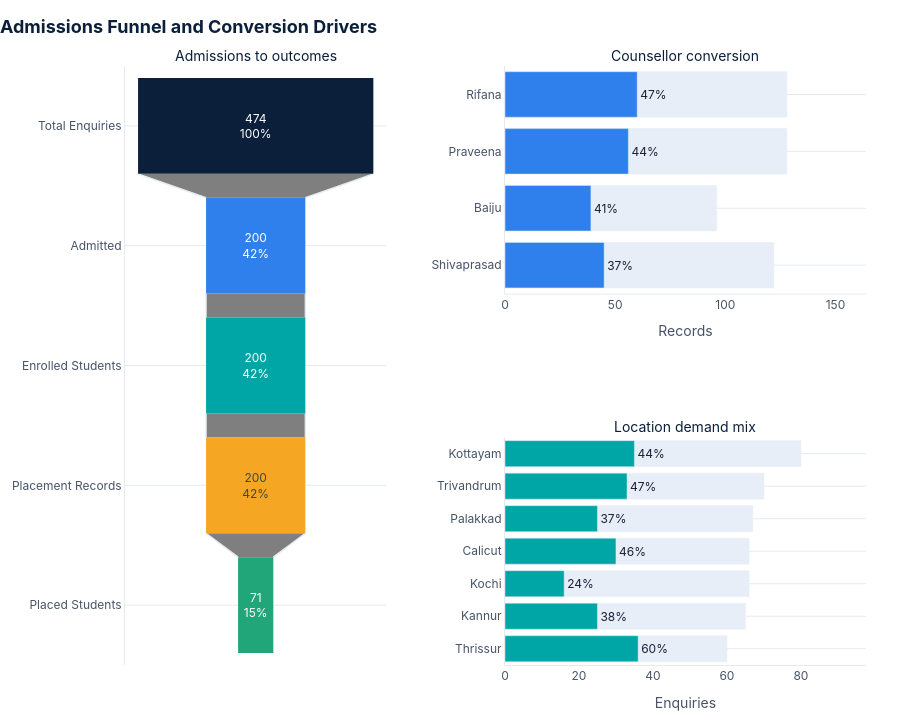

The cell this chart's notebook holds for it:
### Markdown cell above
## B. Admissions Funnel

### Code cell
section_title("B. Admissions Funnel", "Lead quality, counsellor productivity and location performance")

enrolled_ids = set(students["student_id"].dropna())
admitted_ids = set(admission.loc[admission["status"].eq("Admitted"), "student_id"].dropna())

funnel = pd.DataFrame({
    "Stage": ["Total Enquiries", "Admitted", "Enrolled Students", "Placement Records", "Placed Students"],
    "Count": [len(admission), admitted_count, len(enrolled_ids), len(placement), placed_count],
})
funnel["Conversion vs Previous"] = (funnel["Count"] / funnel["Count"].shift(1) * 100).fillna(100).round(1)

counsellor = (
    admission.assign(is_admitted=admission["status"].eq("Admitted").astype(int))
    .groupby("attended_by", as_index=False)
    .agg(Enquiries=("admission_id", "count"), Admitted=("is_admitted", "sum"))
)
counsellor["Conversion"] = (counsellor["Admitted"] / counsellor["Enquiries"] * 100).round(1)
counsellor = counsellor.sort_values("Conversion", ascending=True)

location = (
    admission.assign(is_admitted=admission["status"].eq("Admitted").astype(int))
    .groupby("location", as_index=False)
    .agg(Enquiries=("admission_id", "count"), Admitted=("is_admitted", "sum"))
)
location["Pending"] = location["Enquiries"] - location["Admitted"]
location["Conversion"] = (location["Admitted"] / location["Enquiries"] * 100).round(1)
location = location.sort_values("Enquiries", ascending=True)

fig = make_subplots(
    rows=2, cols=2,
    specs=[[{"type": "funnel", "rowspan": 2}, {"type": "xy"}], [None, {"type": "xy"}]],
    column_widths=[0.42, 0.58],
    row_heights=[0.50, 0.50],
    horizontal_spacing=0.16,
    vertical_spacing=0.24,
    subplot_titles=["Admissions to outcomes", "Counsellor conversion", "Location demand mix"],
)

fig.add_trace(go.Funnel(
    y=funnel["Stage"],
    x=funnel["Count"],
    textinfo="value+percent initial",
    marker=dict(color=[THEME["navy"], THEME["blue"], THEME["teal"], THEME["amber"], THEME["green"]]),
    connector=dict(line=dict(color=THEME["line"], width=1.4)),
    hovertemplate="<b>%{y}</b><br>Count: %{x:,}<extra></extra>",
    showlegend=False,
), row=1, col=1)

fig.add_trace(go.Bar(
    y=counsellor["attended_by"],
    x=counsellor["Enquiries"],
    orientation="h",
    name="Enquiries",
    marker_color="#E8EEF7",
    hovertemplate="<b>%{y}</b><br>Enquiries: %{x:,}<extra></extra>",
    showlegend=False,
), row=1, col=2)
fig.add_trace(go.Bar(
    y=counsellor["attended_by"],
    x=counsellor["Admitted"],
    orientation="h",
    name="Admitted",
    marker_color=THEME["blue"],
    text=counsellor["Conversion"].map(lambda x: f"{x:.0f}%"),
    textposition="outside",
    hovertemplate="<b>%{y}</b><br>Admitted: %{x:,}<br>Conversion: %{text}<extra></extra>",
    showlegend=False,
), row=1, col=2)

fig.add_trace(go.Bar(
    y=location["location"],
    x=location["Enquiries"],
    orientation="h",
    name="Total enquiries",
    marker_color="#E8EEF7",
    hovertemplate="<b>%{y}</b><br>Total enquiries: %{x:,}<extra></extra>",
    showlegend=False,
), row=2, col=2)
fig.add_trace(go.Bar(
    y=location["location"],
    x=location["Admitted"],
    orientation="h",
    name="Admitted",
    marker_color=THEME["teal"],
    text=location["Conversion"].map(lambda x: f"{x:.0f}%"),
    textposition="outside",
    hovertemplate="<b>%{y}</b><br>Admitted: %{x:,}<br>Conversion: %{text}<extra></extra>",
    showlegend=False,
), row=2, col=2)

fig.update_layout(barmode="overlay")
fig.update_annotations(font=dict(size=14, color=THEME["navy"], family="Inter, Segoe UI, Arial"))
fig.update_xaxes(title_text="Records", range=[0, counsellor["Enquiries"].max() * 1.28], row=1, col=2)
fig.update_xaxes(title_text="Enquiries", range=[0, location["Enquiries"].max() * 1.22], row=2, col=2)
fig.update_yaxes(automargin=True, row=1, col=1)
fig.update_yaxes(automargin=True, row=1, col=2)
fig.update_yaxes(automargin=True, row=2, col=2)
style_fig(fig, "Admissions Funnel and Conversion Drivers", height=720, showlegend=False).show()

### Figure 1 — Plotly figure (JSON) as saved in the notebook; plotly's stock layout.template omitted (floating-point values rounded to 4 significant figures)
{"data": [{"connector": {"line": {"color": "#E6EAF0", "width": 1.4}}, "hovertemplate": "<b>%{y}</b><br>Count: %{x:,}<extra></extra>", "marker": {"color": ["#0B1F3A", "#2F80ED", "#00A6A6", "#F5A623", "#21A67A"]}, "showlegend": false, "textinfo": "value+percent initial", "type": "funnel", "x": [474, 200, 200, 200, 71], "xaxis": "x", "y": ["Total Enquiries", "Admitted", "Enrolled Students", "Placement Records", "Placed Students"], "yaxis": "y"}, {"hovertemplate": "<b>%{y}</b><br>Enquiries: %{x:,}<extra></extra>", "marker": {"color": "#E8EEF7"}, "name": "Enquiries", "orientation": "h", "showlegend": false, "type": "bar", "x": [122, 96, 128, 128], "xaxis": "x2", "y": ["Shivaprasad", "Baiju", "Praveena", "Rifana"], "yaxis": "y2"}, {"hovertemplate": "<b>%{y}</b><br>Admitted: %{x:,}<br>Conversion: %{text}<extra></extra>", "marker": {"color": "#2F80ED"}, "name": "Admitted", "orientation": "h", "showlegend": false, "text": ["37%", "41%", "44%", "47%"], "textposition": "outside", "type": "bar", "x": [45, 39, 56, 60], "xaxis": "x2", "y": ["Shivaprasad", "Baiju", "Praveena", "Rifana"], "yaxis": "y2"}, {"hovertemplate": "<b>%{y}</b><br>Total enquiries: %{x:,}<extra></extra>", "marker": {"color": "#E8EEF7"}, "name": "Total enquiries", "orientation": "h", "showlegend": false, "type": "bar", "x": [60, 65, 66, 66, 67, 70, 80], "xaxis": "x3", "y": ["Thrissur", "Kannur", "Kochi", "Calicut", "Palakkad", "Trivandrum", "Kottayam"], "yaxis": "y3"}, {"hovertemplate": "<b>%{y}</b><br>Admitted: %{x:,}<br>Conversion: %{text}<extra></extra>", "marker": {"color": "#00A6A6"}, "name": "Admitted", "orientation": "h", "showlegend": false, "text": ["60%", "38%", "24%", "46%", "37%", "47%", "44%"], "textposition": "outside", "type": "bar", "x": [36, 25, 16, 30, 25, 33, 35], "xaxis": "x3", "y": ["Thrissur", "Kannur", "Kochi", "Calicut", "Palakkad", "Trivandrum", "Kottayam"], "yaxis": "y3"}], "layout": {"annotations": [{"font": {"color": "#0B1F3A", "family": "Inter, Segoe UI, Arial", "size": 14}, "showarrow": false, "text": "Admissions to outcomes", "x": 0.1764, "xanchor": "center", "xref": "paper", "y": 1, "yanchor": "bottom", "yref": "paper"}, {"font": {"color": "#0B1F3A", "family": "Inter, Segoe UI, Arial", "size": 14}, "showarrow": false, "text": "Counsellor conversion", "x": 0.7564, "xanchor": "center", "xref": "paper", "y": 1, "yanchor": "bottom", "yref": "paper"}, {"font": {"color": "#0B1F3A", "family": "Inter, Segoe UI, Arial", "size": 14}, "showarrow": false, "text": "Location demand mix", "x": 0.7564, "xanchor": "center", "xref": "paper", "y": 0.38, "yanchor": "bottom", "yref": "paper"}], "barmode": "overlay", "font": {"color": "#172033", "family": "Inter, Segoe UI, Arial", "size": 12}, "height": 720, "hoverlabel": {"bgcolor": "#0B1F3A", "bordercolor": "#0B1F3A", "font": {"color": "white", "family": "Inter, Segoe UI, Arial", "size": 12}}, "legend": {"bgcolor": "rgba(255,255,255,0)", "font": {"color": "#475467", "size": 11}, "orientation": "h", "x": 0, "xanchor": "left", "y": 1.02, "yanchor": "bottom"}, "margin": {"b": 44, "l": 48, "r": 34, "t": 66}, "paper_bgcolor": "#FFFFFF", "plot_bgcolor": "#FFFFFF", "showlegend": false, "title": {"font": {"color": "#0B1F3A", "family": "Inter, Segoe UI, Arial", "size": 18}, "text": "<b>Admissions Funnel and Conversion Drivers</b>", "x": 0, "xanchor": "left"}, "xaxis": {"anchor": "y", "domain": [0, 0.3528], "linecolor": "#E6EAF0", "showgrid": false, "tickfont": {"color": "#475467"}, "title": {"font": {"color": "#475467"}}, "zeroline": false}, "xaxis2": {"anchor": "y2", "domain": [0.5128, 1.0], "linecolor": "#E6EAF0", "range": [0, 163.8], "showgrid": false, "tickfont": {"color": "#475467"}, "title": {"font": {"color": "#475467"}, "text": "Records"}, "zeroline": false}, "xaxis3": {"anchor": "y3", "domain": [0.5128, 1.0], "linecolor": "#E6EAF0", "range": [0, 97.6], "showgrid": false, "tickfont": {"color": "#475467"}, "title": {"font": {"color": "#475467"}, "text": "Enquiries"}, "zeroline": false}, "yaxis": {"anchor": "x", "automargin": true, "domain": [0, 1], "gridcolor": "#E6EAF0", "linecolor": "#E6EAF0", "tickfont": {"color": "#475467"}, "title": {"font": {"color": "#475467"}}, "zeroline": false}, "yaxis2": {"anchor": "x2", "automargin": true, "domain": [0.62, 1], "gridcolor": "#E6EAF0", "linecolor": "#E6EAF0", "tickfont": {"color": "#475467"}, "title": {"font": {"color": "#475467"}}, "zeroline": false}, "yaxis3": {"anchor": "x3", "automargin": true, "domain": [0, 0.38], "gridcolor": "#E6EAF0", "linecolor": "#E6EAF0", "tickfont": {"color": "#475467"}, "title": {"font": {"color": "#475467"}}, "zeroline": false}}}
